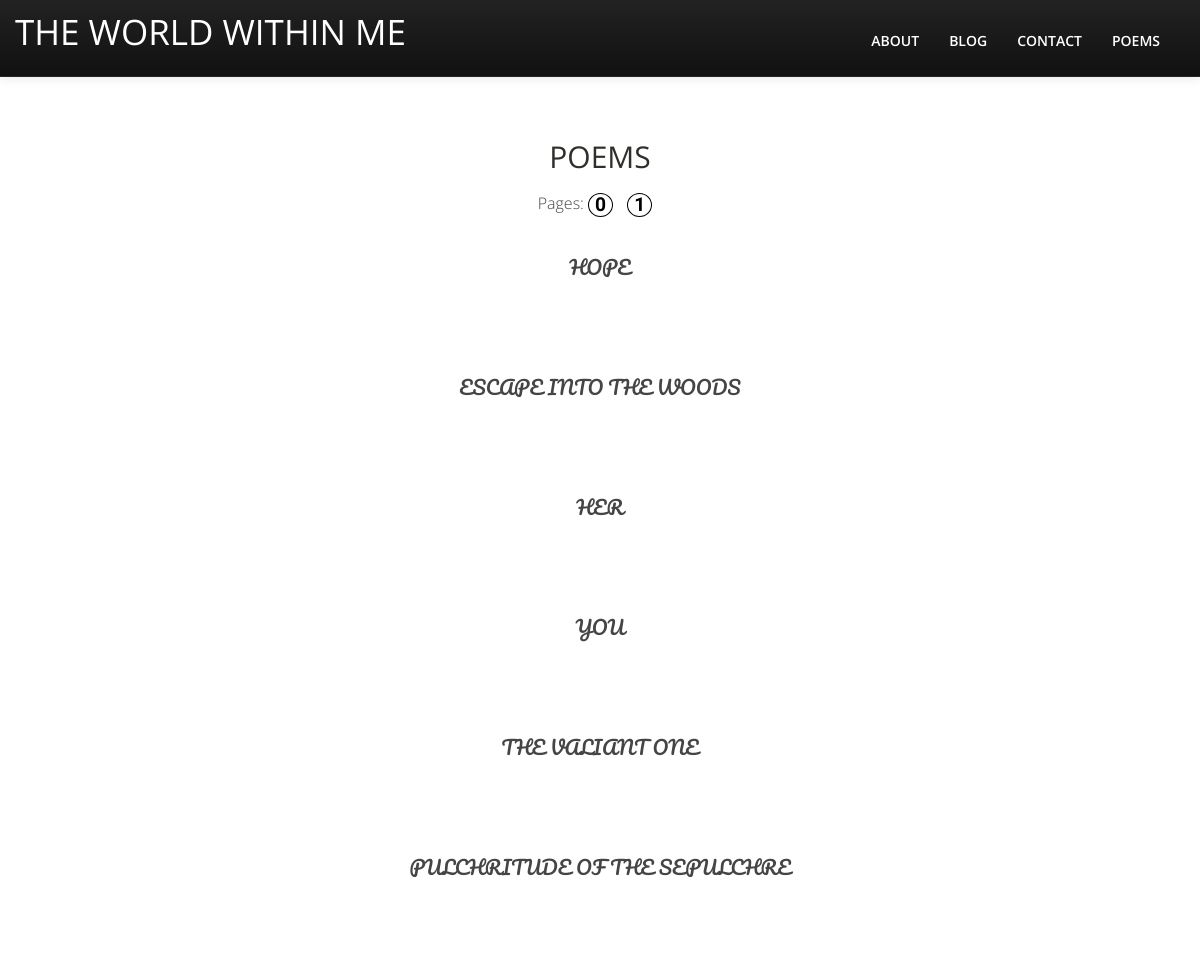
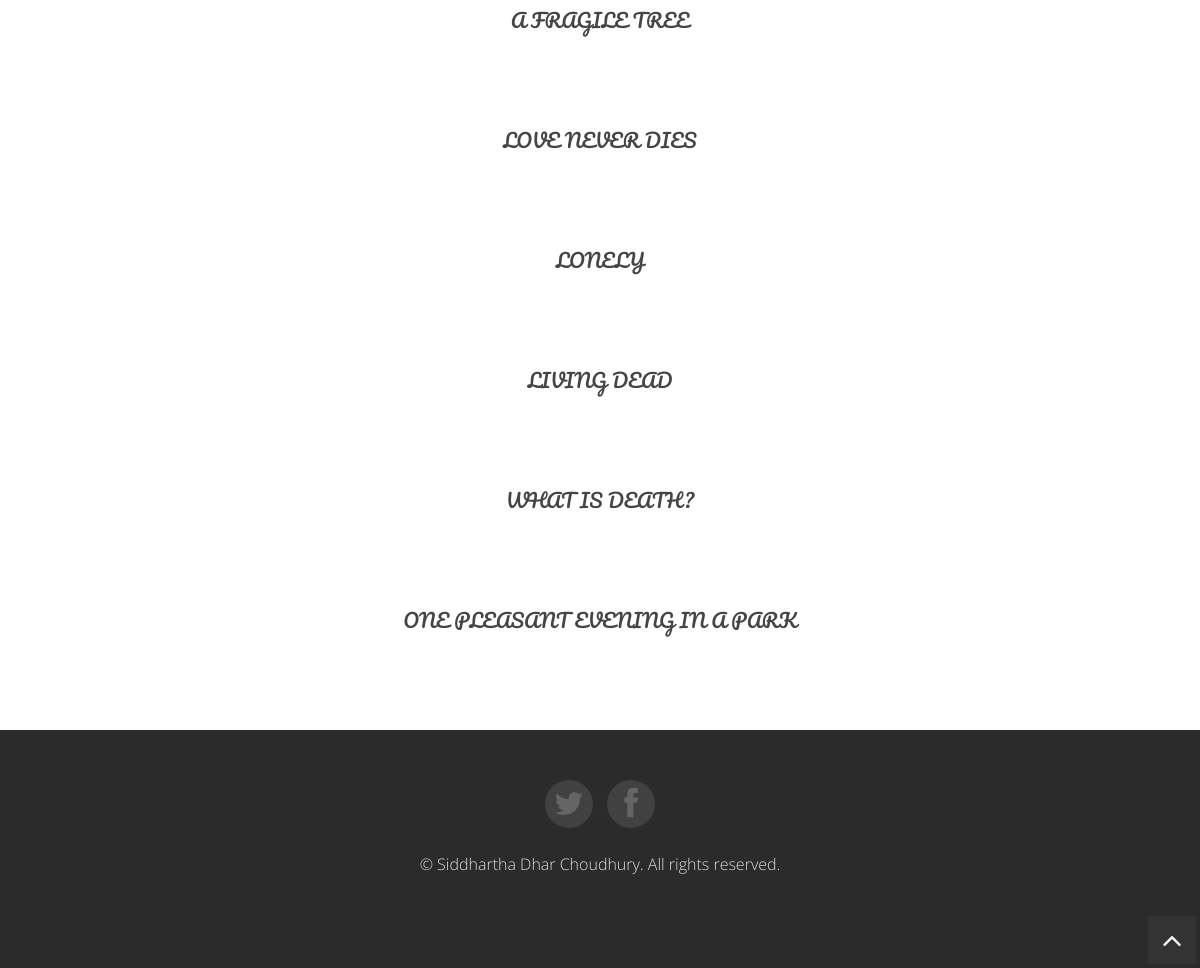
Page /poems.php on the committed database (2 pictures, top to bottom).
### tables this page shows
CREATE TABLE `posts` (
  `id` int(11) NOT NULL,
  `title` text NOT NULL,
  `file` text NOT NULL
);

### poems.php (the view, shortened to what this page needs)
<?php
	$link = mysqli_connect("shareddb1c.hosting.stackcp.net","frankhartpoems-3136bd91","password98@","frankhartpoems-3136bd91");
?>
<!DOCTYPE HTML>
<html lang="en">
<head>
<link href="css/bootstrap-responsive.css" rel="stylesheet">
<link href="css/style.css" rel="stylesheet">
<link href="color/default.css" rel="stylesheet">
</head>
<body>
<div class="navbar-wrapper">
	<div class="navbar navbar-inverse navbar-fixed-top">
		<div class="navbar-inner">
			<div class="container">
				<h1 class="brand"><a href="index.php"><span class="title">THE WORLD WITHIN ME</span></a></h1>
				<nav class="pull-right nav-collapse collapse">
				<ul id="menu-main" class="nav">
					<li><a title="team" href="#about">About</a></li>
					<li><a title="blog" href="https://frankhartpoems.blogspot.in/" target="_blank">Blog</a></li>
					<li><a title="contact" href="#contact">Contact</a></li>
					<li><a href="poems.php">Poems</a></li>
				</ul>
				</nav>
			</div>
		</div>
	</div>
</div>
<div>
	<h2 style="text-align: center; margin-top: 80px;">POEMS</h2>
	<div style='text-align: center;'>
    <?php
        $query = "SELECT * FROM `posts` ORDER BY id DESC";
        $num = mysqli_num_rows(mysqli_query($link, $query));
		$pages = ceil($num/12);
		echo "Pages: ";
		for($i = 0; $i < $pages; $i++) {
			echo "<button value='$i' class='pages'>".$i."</button> ";
		}
		echo "<br><br>";
        if($result = mysqli_query($link, $query)) {
			$i = 1;
			$j = 0;
            while($row = mysqli_fetch_array($result)) {
				$link = "poem.php?id=".$row['id'];
				if($i<12) {
					if($i==1 && $j==0) {
						echo "<div id=$j>";
					} else if($i==1) {
						echo "<div id=$j>";
					}
					echo "<a href='$link'><br><div class='poems'>".$row['title']."</div></a>";
				} else if($i==12) {
					echo "<a href='$link'><br><div class='poems'>".$row['title']."</div><br></a>";
					echo "</div>";
					$i = 0;
					$j++;
				}
				$i++;
            }
        }
    ?>
</div>
<footer>
<div class="container">
	<div class="row">
		<div class="span6 offset3">
			<ul class="social-networks">
				<li><a href="https://twitter.com/sdharchou" target="_blank"><i class="icon-circled icon-bgdark icon-twitter icon-2x"></i></a></li>
				<li><a href="https://www.facebook.com/frankhart1998" target="_blank"><i class="icon-circled icon-bgdark icon-facebook icon-2x"></i></a></li>
			</ul>
			<p class="copyright">
				&copy; Siddhartha Dhar Choudhury. All rights reserved.
			</p>
		</div>
	</div>
</div>
</footer>
<a href="#" class="scrollup"><i class="icon-angle-up icon-square icon-bgdark icon-2x"></i></a>
</body>
</html>

### css/style.css (style rules this page uses)
div, article, section, header, footer, nav, li { position:relative; }
body { background:#fff; color: #444; font-size: 16px; font-weight:300; font-family:'Open Sans', Arial, sans-serif; }
body { padding-top: 60px; }
.scrollup { position:fixed; width:32px; height:32px; bottom:20px; right:20px; }
a.scrollup { outline:0; text-decoration:none; }
.row { margin-bottom:30px; }
input, button, select, textarea { font-family:'Open Sans', Arial, sans-serif; }
p { line-height: 1.6em; margin: 0 0 10px 0; }
ul, ol { font-size: 1em; line-height: 1.5; margin: 0 0 1.5em 0; }
a { color: #454545; text-decoration: none; }
h1, h2, h3, h4, h5, h6 { font-weight: 400; color: #312f2b; line-height:1.1em; font-family:'Open Sans', Arial, sans-serif; }
h1 { font-size: 36px; margin-bottom:20px; }
h2 { font-size: 30px; margin-bottom:20px; }
.navbar .brand { margin-left:0; padding: 0; margin-top: 1.05em; }
.navbar .brand a { padding: 0; color: #fff; font-size: 1.75em; margin-left: 0; font-weight: 400; text-transform:uppercase; }
.navbar-inner { min-height: 4.75em; }
.navbar-inverse .navbar-inner { background-repeat: repeat; background-color: #0b333f; }
.navbar-wrapper { overflow:hidden; }
#menu-main { margin-top: 1.125em; }
ul#menu-main > li > a { font-weight: 600; color: #fff; font-size:14px; text-transform:uppercase; }
.navbar-inverse .brand, .navbar-inverse .nav > li > a { text-shadow: none; }
footer { background: #2b2b2b; text-align: center; color: #ddd; padding:50px 0 50px; }
footer a { color: #ddd; }
footer ul.social-networks { list-style:none; }
footer ul.social-networks li { display:inline; }
footer ul.social-networks li i { display:inline-block; }
footer ul.social-networks li a { color: #5e5e5e; margin: 0 5px; }
footer ul.social-networks li i.icon-bgdark { background:#414141; color: #656565; }
i.icon-bgdark { color: #f7f7f7; background: #333; }
i.icon-square { display: inline-block; text-align: center; width: 24px !important; height: 24px !important; line-height: 24px !important; }
i.icon-square.icon-2x { width: 48px !important; height: 48px !important; line-height: 48px !important; }
i.icon-circled { display: inline-block; border-radius: 1000px !important; -moz-border-radius: 1000px !important; -webkit-border-radius: 1000px !important; -o-border-radius: 1000px !important; -ms-border-radius: 1000px !important; text-align: center; width: 24px !important; height: 24px !important; line-height: 24px !important; }
.icon-circled.icon-2x { width: 48px !important; height: 48px !important; line-height: 48px !important; }

### css/overwrite.css (style rules this page uses)
label, input, button, select, textarea { font-size: 13px; font-weight: normal; }
input, button, select, textarea { font-family:'Open Sans', Arial, sans-serif; font-size: 13px; }
ul, ol { padding: 0; margin: 0 0 10px 25px; }
li { line-height: 1.6em; }

### poems.php (style rules this page uses)
.poems { width: 50%; height: 100px; margin: 0 auto; font-size: 120%; font-family: 'Pacifico', cursive; -webkit-transition: font-size 0.5s; transition: font-size 0.5s; }
.pages { border: 1px solid black; border-radius: 50%;; margin-right: 10px; background: none; color: black; font-weight: bold; font-size: 120%; font-family: 'Indie Flower', cursive; }

### rows in the picture
posts: title "HOPE"
posts: title "ESCAPE INTO THE WOODS"
posts: title "HER"
posts: title "YOU"
posts: title "THE VALIANT ONE"
posts: title "PULCHRITUDE OF THE SEPULCHRE"
posts: title "A FRAGILE TREE"
posts: title "LOVE NEVER DIES"
posts: title "LONELY"
posts: title "LIVING DEAD"
posts: title "WHAT IS DEATH?"
posts: title "ONE PLEASANT EVENING IN A PARK"
